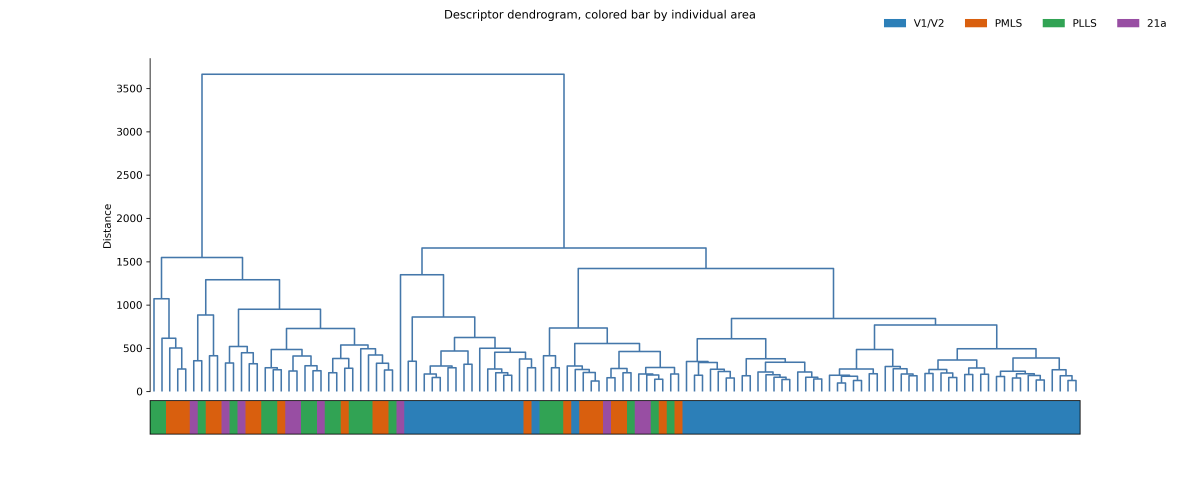
#> input picture figures/results/plots/area_colored_review/descriptor_dendrogram_by_area.png, 4800 x 1950 px (shown at 1/4 size)
$ python stitch_area_colored_figure7.py
#> lines starting #> are read from the running program, lines starting #| are printed output that depends on the picture
"""Stitch the four area-colored panels into one Figure-7-style composite:
A = descriptor dendrogram, B = descriptor PCoA, C = morphometric dendrogram,
D = morphometric PCA, matching the original Figure 7 panel layout/lettering.
"""
from pathlib import Path

from PIL import Image, ImageDraw, ImageFont

SRC = Path(__file__).resolve().parents[2] / "figures" / "results" / "plots" / "area_colored_review"
OUT = SRC / "Figure7_by_area_stitched.png"

PANEL_W = 2200  # target width per column, px
LABEL_FONT_SIZE = 90


def load_scaled(name, width):
#> called with name = 'descriptor_dendrogram_by_area.png', width = 2200
    im = Image.open(SRC / name).convert("RGB")
    scale = width / im.width
#> scale = 0.458
    return im.resize((width, int(im.height * scale)), Image.LANCZOS)


def add_label(im, letter):
    im = im.copy()
    draw = ImageDraw.Draw(im)
    try:
        font = ImageFont.truetype("arialbd.ttf", LABEL_FONT_SIZE)
    except OSError:
        font = ImageFont.load_default()
    draw.text((20, 10), letter, fill="black", font=font)
    return im


def main():
    a = add_label(load_scaled("descriptor_dendrogram_by_area.png", PANEL_W), "A")
    b = add_label(load_scaled("descriptor_pca_by_area.png", PANEL_W), "B")
#> call 2 of load_scaled, with name = 'descriptor_pca_by_area.png', width = 2200
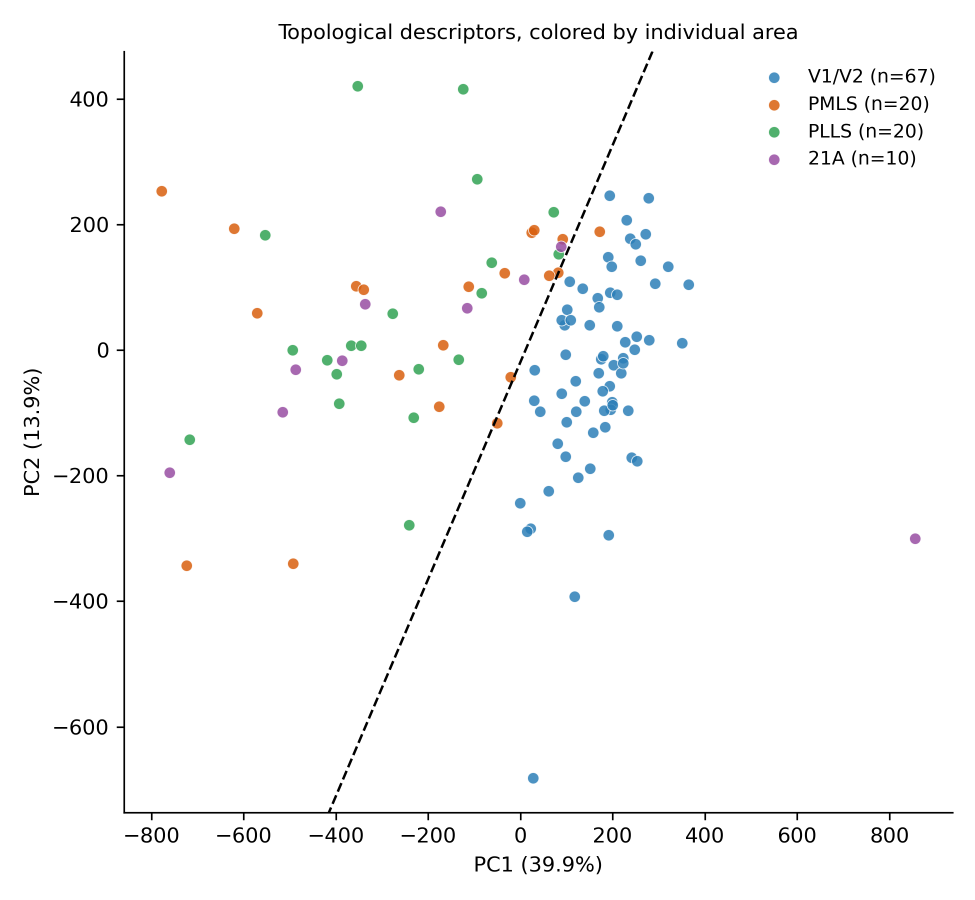
#> input picture figures/results/plots/area_colored_review/descriptor_pca_by_area.png, 1950 x 1800 px (shown at 1/2 size)
    c = add_label(load_scaled("morphometric_dendrogram_by_area.png", PANEL_W), "C")
#> call 3 of load_scaled, with name = 'morphometric_dendrogram_by_area.png', width = 2200
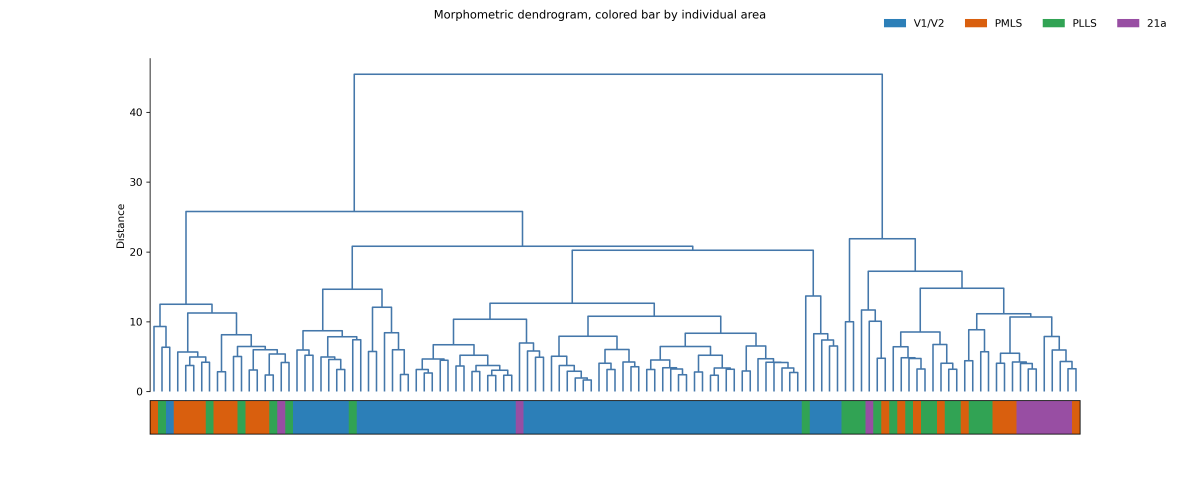
#> input picture figures/results/plots/area_colored_review/morphometric_dendrogram_by_area.png, 4800 x 1950 px (shown at 1/4 size)
    d = add_label(load_scaled("morphometric_pca_by_area.png", PANEL_W), "D")
#> call 4 of load_scaled, with name = 'morphometric_pca_by_area.png', width = 2200
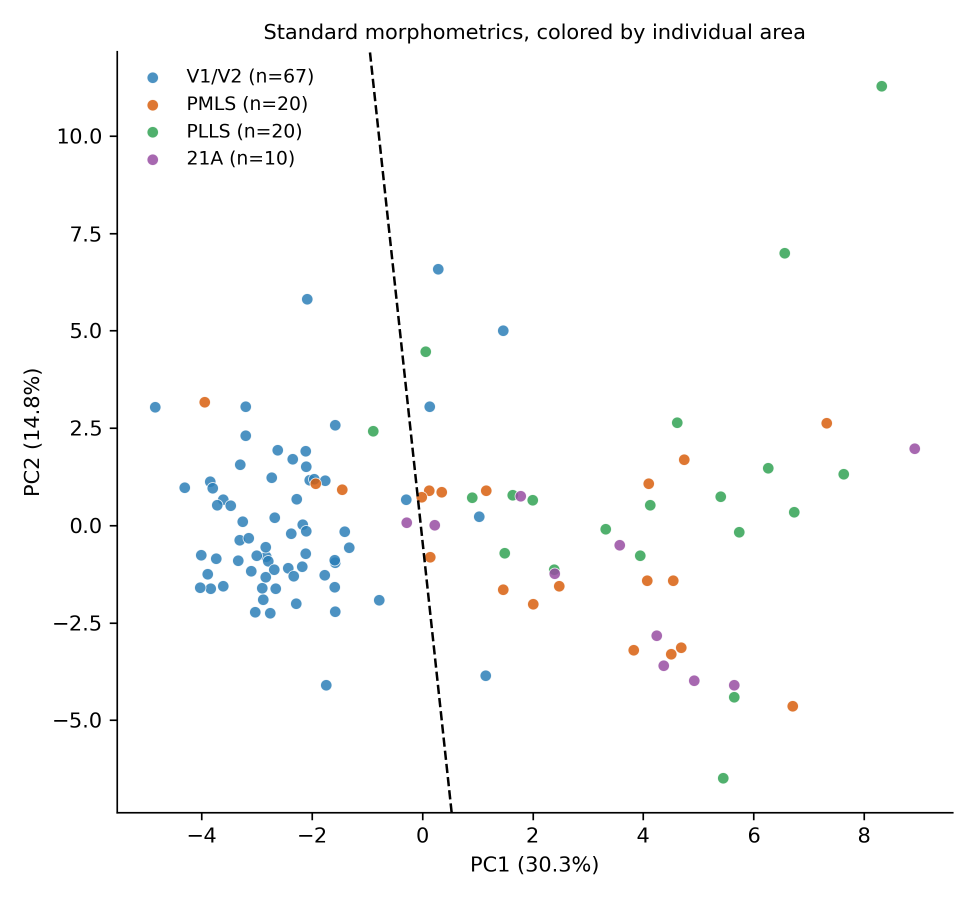
#> input picture figures/results/plots/area_colored_review/morphometric_pca_by_area.png, 1950 x 1800 px (shown at 1/2 size)
#> in load_scaled (call 4), `return im.resize((width, int(im.height * scale)), Image.LANCZOS)`:
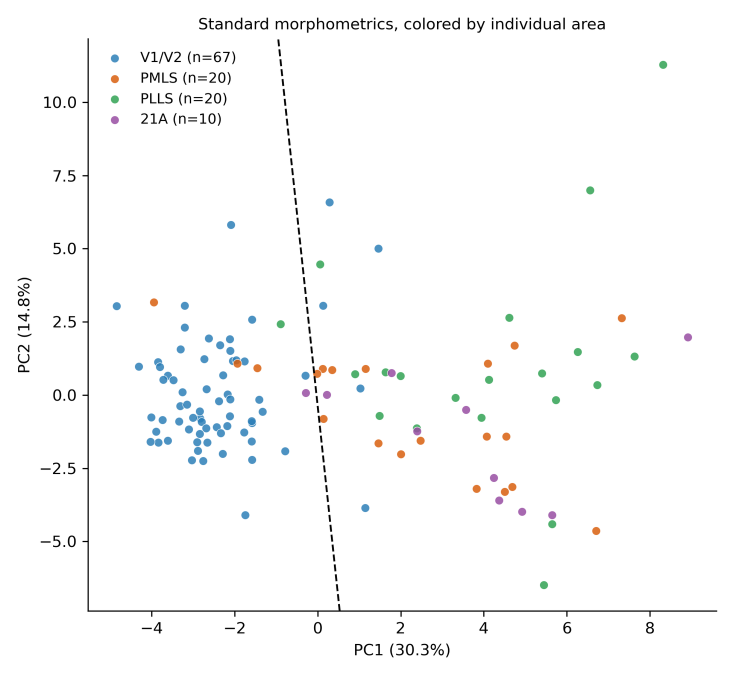
#> returned value: PIL image 2200x2030 RGB (shown at 1/3 size); mean R, G, B 250.2, 250.6, 250.7

    row1_h = max(a.height, b.height)
#> row1_h = 2030
    row2_h = max(c.height, d.height)
#> row2_h = 2030
    total_w = PANEL_W * 2
    total_h = row1_h + row2_h + 40
#> total_h = 4100

    canvas = Image.new("RGB", (total_w, total_h), "white")
#> canvas: PIL image 4400x4100 RGB; every value is 255
    canvas.paste(a, (0, 0))
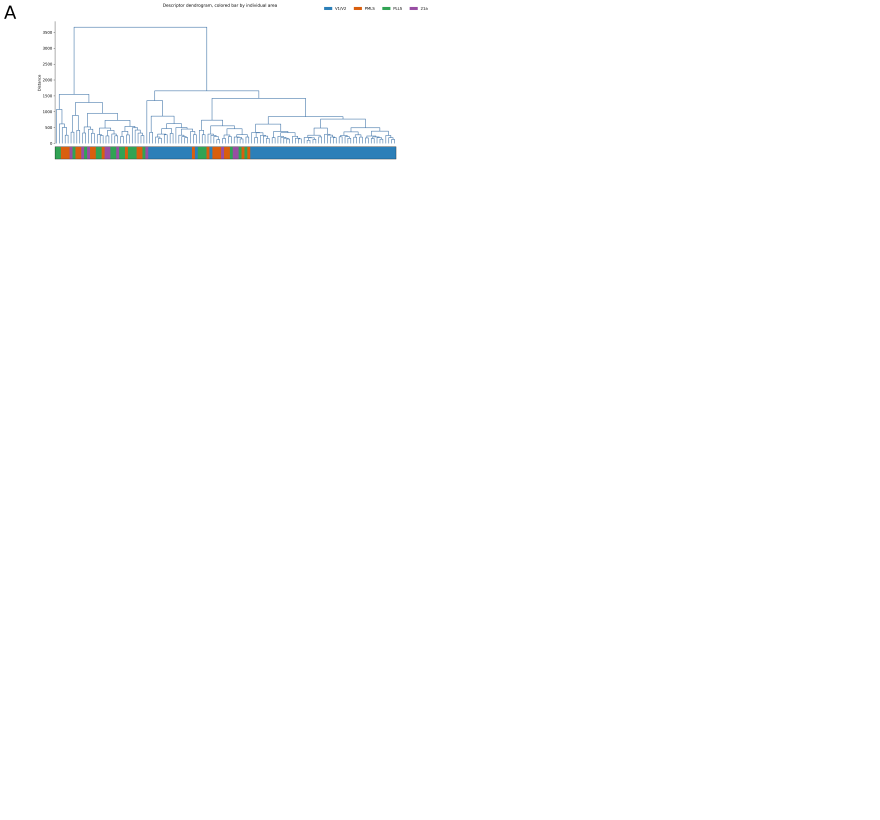
#> canvas: PIL image 4400x4100 RGB (shown at 1/5 size); mean R, G, B 253.4, 253.7, 253.9
    canvas.paste(b, (PANEL_W, 0))
    canvas.paste(c, (0, row1_h + 40))
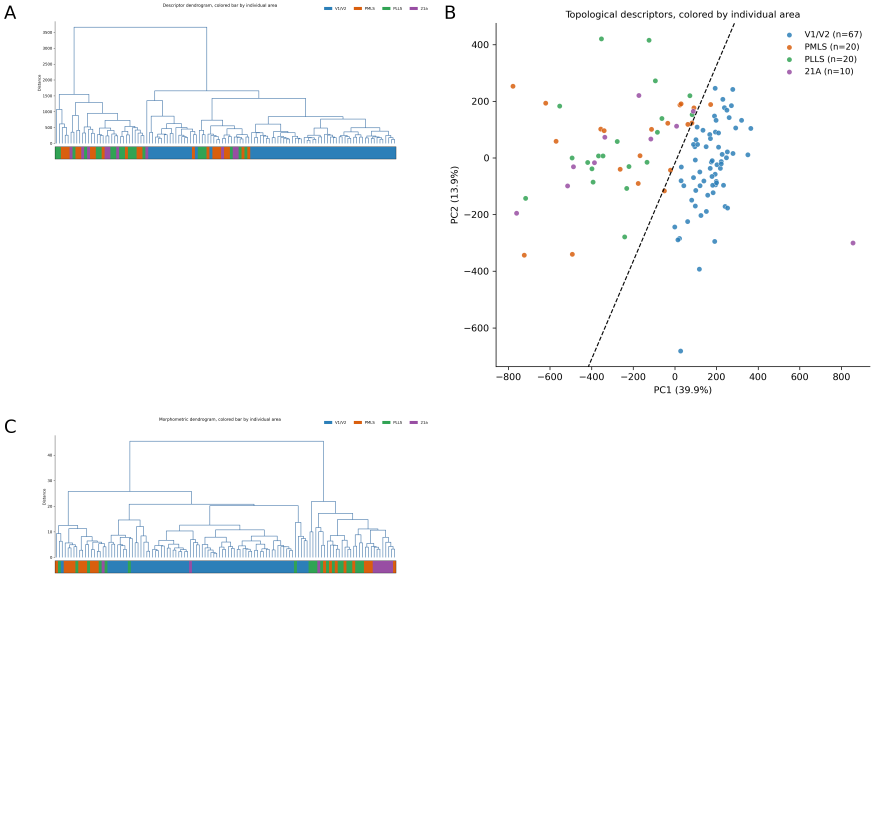
#> canvas: PIL image 4400x4100 RGB (shown at 1/5 size); mean R, G, B 250.4, 251.2, 251.7
    canvas.paste(d, (PANEL_W, row1_h + 40))

    canvas.save(OUT, dpi=(300, 300))
    print("written", OUT, canvas.size)
#| written figures/results/plots/area_colored_review/Figure7_by_area_stitched.png (4400, 4100)


if __name__ == "__main__":
    main()
